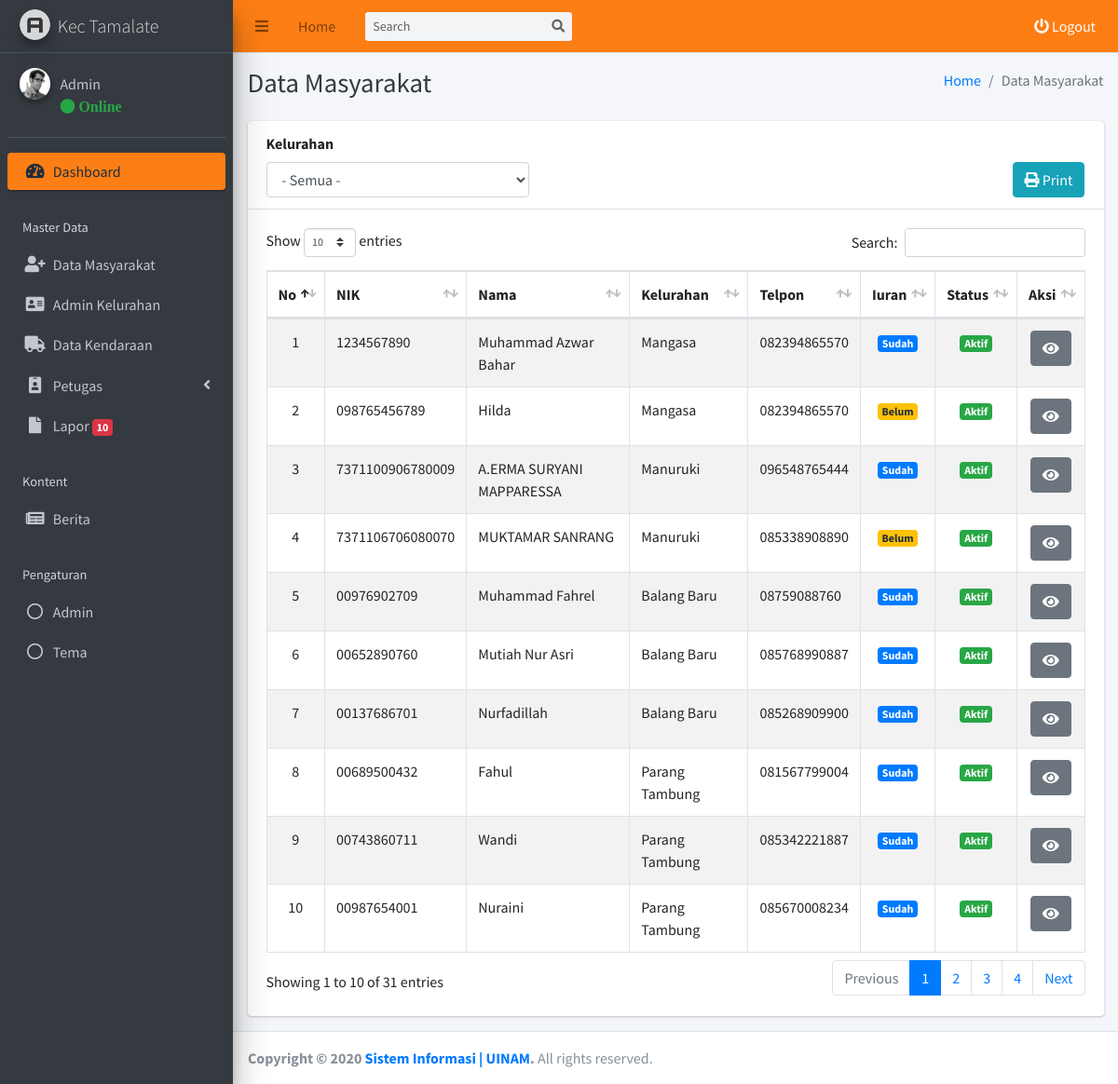
Page /kecamatan/admin/masyarakat/data.php (signed in) on the committed database.
### tables this page shows
CREATE TABLE `tb_akun_kecamatan` (
  `id_akun_kecamatan` int(11) NOT NULL,
  `nama_akun_kecamatan` varchar(255) NOT NULL,
  `username_akun_kecamatan` varchar(255) NOT NULL,
  `password_akun_kecamatan` varchar(255) NOT NULL,
  `foto_akun_kecamatan` varchar(255) NOT NULL,
  `status_akun_kecamatan` varchar(255) NOT NULL
);

CREATE TABLE `tb_masyarakat` (
  `id_masyarakat` int(11) NOT NULL,
  `nik_masyarakat` varchar(255) NOT NULL,
  `nama_masyarakat` varchar(255) NOT NULL,
  `alamat_masyarakat` varchar(255) NOT NULL,
  `area_masyarakat` varchar(255) NOT NULL,
  `telpon_masyarakat` varchar(255) NOT NULL,
  `usia_masyarakat` varchar(255) NOT NULL,
  `kelurahan_masyarakat` varchar(255) NOT NULL,
  `latitude_masyarakat` varchar(255) NOT NULL,
  `longitude_masyarakat` varchar(255) NOT NULL,
  `password_masyarakat` varchar(255) NOT NULL,
  `foto_masyarakat` varchar(255) NOT NULL,
  `status_masyarakat` varchar(255) NOT NULL,
  `pembayaran_masyarakat` varchar(255) NOT NULL,
  `status_marker` varchar(255) NOT NULL
);

### kecamatan/admin/masyarakat/data.php (the view, shortened to what this page needs)
<?php
require_once '../template/header/header.php';
$masyarakat = mysqli_query($conn, "SELECT * FROM tb_masyarakat");
?>
  <div class="content-wrapper">
    <div class="content-header">
      <div class="container-fluid">
        <div class="row mb-2">
          <div class="col-sm-6">
            <h1 class="m-0 text-dark">Data Masyarakat</h1>
          </div>
          <div class="col-sm-6">
            <ol class="breadcrumb float-sm-right">
              <li class="breadcrumb-item"><a href="../">Home</a></li>
              <li class="breadcrumb-item active">Data Masyarakat</li>
            </ol>
          </div>
        </div>
      </div>
    </div>
    <section class="content">
      <div class="container-fluid">
        <div class="row">
          <div class="col-12">
            <div class="card">
              <div class="card-header">
                <label for="inputName">Kelurahan</label>
                <div class="row">
                  <div class="col-4">
                    <select class="form-control select2" style="width: 100%;" name="kelurahan_masyarakat" id="kelurahan_masyarakat">
                      <option selected="selected" value="-">- Semua -</option>
                    </select>
                  </div>
                  <div class="col-8">
                  <a href="invoice-print.html" target="_blank" class="btn btn-info float-right"><i class="fas fa-print"></i> Print</a>
                  </div>
                </div>
              </div>
              <div class="card-body">
                <table id="example1" class="table table-bordered table-striped">
                  <thead>
                  <tr>
                    <th>No</th>
                    <th>NIK</th>
                    <th>Nama</th>
                    <th>Kelurahan</th>
                    <th>Telpon</th>
                    <th>Iuran</th>
                    <th>Status</th>
                    <th>Aksi</th>
                  </tr>
                  </thead>
                  <tbody>
                  <?php $i = 1; foreach($masyarakat as $dta) { ?>
                  <tr>
                    <td style="text-align:center"><?= $i ?></td>
                    <td><?= $dta['nik_masyarakat'] ?></td>
                    <td><?= $dta['nama_masyarakat'] ?></td>
                    <td><?= $dta['kelurahan_masyarakat'] ?></td>
                    <td><?= $dta['telpon_masyarakat'] ?></td>
                    <?php
                      if ($dta['pembayaran_masyarakat'] == "Sudah"){
                        echo "<td style='text-align:center'><span class='badge bg-primary'>Sudah</span></td>";
                      } else if ($dta['pembayaran_masyarakat'] == "Belum"){
                        echo "<td style='text-align:center'><span class='badge bg-warning'>Belum</span></td>";
                      }
                    ?>
                    <?php
                      if ($dta['status_masyarakat'] == "Aktif"){
                        echo "<td style='text-align:center'><span class='badge bg-success'>Aktif</span></td>";
                      } else if ($dta['status_masyarakat'] == "Non Aktif"){
                        echo "<td style='text-align:center'><span class='badge bg-danger'>Non Aktif</span></td>";
                      }
                    ?>
                    <td style="text-align:center">
                        <a href="detail.php?id_masyarakat=<?= $dta['id_masyarakat'] ?>" type="button" class="btn btn-secondary"><i class="fa fa-eye"></i></a>
                    </td>
                  </tr>
                  <?php $i = $i + 1; } ?>
                  </tbody>
                </table>
              </div>
            </div>
          </div>
        </div>
      </div>
    </section>
  </div>
<?php
require '../template/footer/footer.php';
?>

### kecamatan/admin/template/header/header.php (shortened to what this page needs)
<?php
require('../../../koneksi.php');
$get_id_session = $_SESSION['get_id_kecamatan'];
$query_header_akun = mysqli_query($conn, "SELECT * FROM tb_akun_kecamatan WHERE id_akun_kecamatan = '$get_id_session'");
$get_data_akun = mysqli_fetch_assoc($query_header_akun);
$nama_header = $get_data_akun['nama_akun_kecamatan'];
?>
<!DOCTYPE html>
<html>
<head>
  <link rel="stylesheet" href="../../../assets/plugins/fontawesome-free/css/all.min.css">
  <link rel="stylesheet" href="../../../assets/plugins/summernote/summernote-bs4.css">
  <link rel="stylesheet" href="../../../assets/plugins/ekko-lightbox/ekko-lightbox.css">
  <link rel="stylesheet" href="https://code.ionicframework.com/ionicons/2.0.1/css/ionicons.min.css">
  <link rel="stylesheet" href="../../../assets/plugins/tempusdominus-bootstrap-4/css/tempusdominus-bootstrap-4.min.css">
  <link rel="stylesheet" href="../../../assets/plugins/datatables-bs4/css/dataTables.bootstrap4.min.css">
  <link rel="stylesheet" href="../../../assets/plugins/datatables-responsive/css/responsive.bootstrap4.min.css">
  <link href="https://cdn.jsdelivr.net/gh/gitbrent/bootstrap-switch-button@1.1.0/css/bootstrap-switch-button.min.css" rel="stylesheet">
  <link rel="stylesheet" href="../../../assets/dist/css/adminlte.min.css">
  <link rel="stylesheet" href="../../../assets/plugins/overlayScrollbars/css/OverlayScrollbars.min.css">
</head>
<body class="hold-transition sidebar-mini layout-fixed">
<div class="wrapper">
  <nav class="main-header navbar navbar-expand navbar-orange navbar-light">
    <ul class="navbar-nav">
      <li class="nav-item">
        <a class="nav-link" data-widget="pushmenu" href="#" role="button"><i class="fas fa-bars"></i></a>
      </li>
      <li class="nav-item d-none d-sm-inline-block">
        <a href="../index.php" class="nav-link">Home</a>
      </li>
    </ul>
    <form class="form-inline ml-3">
      <div class="input-group input-group-sm">
        <input class="form-control form-control-navbar" type="search" placeholder="Search" aria-label="Search">
        <div class="input-group-append">
          <button class="btn btn-navbar" type="submit">
            <i class="fas fa-search"></i>
          </button>
        </div>
      </div>
    </form>
    <ul class="navbar-nav ml-auto">
      <li class="nav-item">
        <a style="color: white;" class="nav-link" data-toggle="modal" data-target="#modal-default"  href="" role="button">
          <i class="fas fa fa-power-off" style="color: white;"></i> Logout
        </a>
      </li>
    </ul>
  </nav>
  <aside class="main-sidebar sidebar-dark-orange elevation-5">
    <a href="../index.php" class="brand-link">
      <img src="../../../assets/dist/img/AdminLTELogo.png" alt="Logo Kabupaten Soppeng" class="brand-image img-circle elevation-3"
           style="opacity: .8">
      <span class="brand-text font-weight-light">Kec Tamalate</span>
    </a>
    <div class="sidebar">
      <div class="user-panel mt-3 pb-3 mb-3 d-flex">
        <div class="image">
          <img src="../../../assets/dist/img/user2-160x160.jpg" class="img-circle elevation-2" alt="User Image">
        </div>
        <div class="info">
          <a href="#" class="d-block"><?= $nama_header ?></a>
          <a href="#"<i class="fa fa-circle text-success"></i> Online</a>
        </div>
      </div>
      <nav class="mt-2">
        <ul class="nav nav-pills nav-sidebar flex-column" data-widget="treeview" role="menu" data-accordion="false">
          <li class="nav-item has-treeview menu-open">
            <a href="../" class="nav-link active">
              <i class="nav-icon fas fa-tachometer-alt"></i>
              <p>
                Dashboard
              </p>
            </a>
          </li>
          <li class="nav-header">Master Data</li>
          <li class="nav-item">
            <a href="../masyarakat/data.php" class="nav-link">
              <i class="nav-icon fa fa-user-plus"></i>
              <p>
                Data Masyarakat
              </p>
            </a>
          </li>
          <li class="nav-item">
            <a href="../admin-kelurahan/data.php" class="nav-link">
              <i class="nav-icon fa fa-address-card"></i>
              <p>
                Admin Kelurahan
              </p>
            </a>
          </li>
          <li class="nav-item">
            <a href="../kendaraan/data.php" class="nav-link">
              <i class="nav-icon fa fa-truck"></i>
              <p>
                Data Kendaraan
              </p>
            </a>
          </li>
          <li class="nav-item">
            <a href="" class="nav-link">
              <i class="nav-icon fa fa-id-badge"></i>
              <p>
                Petugas
                <i class="fas fa-angle-left right"></i>
              </p>
            </a>
          </li>
          <li class="nav-item">
          <?php
            $laporan = mysqli_query($conn, "SELECT * FROM tb_laporan WHERE staus_laporan = 'New'");
            $row_laporan = mysqli_num_rows($laporan);
            $row_laporan_final = $row_laporan;
          ?>
            <a href="#" class="nav-link">
              <i class="far fa fa-file nav-icon"></i>
              <p>
                Lapor
                <span class="badge badge-danger"><?= $row_laporan_final ?></span>
              </p>
            </a>
          </li>
          <li class="nav-header">Kontent</li>
          <li class="nav-item">
            <a href="../berita/data.php" class="nav-link">
              <i class="far fa fa-newspaper nav-icon"></i>
              <p>
                Berita
              </p>
            </a>
          </li>
          <li class="nav-header">Pengaturan</li>
          <li class="nav-item">
            <a href="../user/data.php" class="nav-link">
              <i class="far fa-circle nav-icon"></i>
              <p>
                Admin
              </p>
            </a>
          </li>
          <li class="nav-item">
            <a class="nav-link" data-widget="control-sidebar" data-slide="true" href="#" role="button">
              <i class="far fa-circle nav-icon"></i>
              <p>
                Tema
              </p>
            </a>
          </li>
          <li class="nav-header"></li>
          <li class="nav-header"></li>
        </ul>
      </nav>
    </div>
  </aside>

### rows in the picture
tb_akun_kecamatan: nama_akun_kecamatan "Admin"
tb_masyarakat: nik_masyarakat "1234567890", nama_masyarakat "Muhammad Azwar Bahar", kelurahan_masyarakat "Mangasa", telpon_masyarakat "082394865570", pembayaran_masyarakat "Sudah", status_masyarakat "Aktif"
tb_masyarakat: nik_masyarakat "098765456789", nama_masyarakat "Hilda", kelurahan_masyarakat "Mangasa", telpon_masyarakat "082394865570", pembayaran_masyarakat "Belum", status_masyarakat "Aktif"
tb_masyarakat: nik_masyarakat "7371100906780009", nama_masyarakat "A.ERMA SURYANI MAPPARESSA", kelurahan_masyarakat "Manuruki", telpon_masyarakat "096548765444", pembayaran_masyarakat "Sudah", status_masyarakat "Aktif"
tb_masyarakat: nik_masyarakat "7371106706080070", nama_masyarakat "MUKTAMAR SANRANG", kelurahan_masyarakat "Manuruki", telpon_masyarakat "085338908890", pembayaran_masyarakat "Belum", status_masyarakat "Aktif"
tb_masyarakat: nik_masyarakat "00976902709", nama_masyarakat "Muhammad Fahrel", kelurahan_masyarakat "Balang Baru", telpon_masyarakat "08759088760", pembayaran_masyarakat "Sudah", status_masyarakat "Aktif"
tb_masyarakat: nik_masyarakat "00652890760", nama_masyarakat "Mutiah Nur Asri", kelurahan_masyarakat "Balang Baru", telpon_masyarakat "085768990887", pembayaran_masyarakat "Sudah", status_masyarakat "Aktif"
tb_masyarakat: nik_masyarakat "00137686701", nama_masyarakat "Nurfadillah", kelurahan_masyarakat "Balang Baru", telpon_masyarakat "085268909900", pembayaran_masyarakat "Sudah", status_masyarakat "Aktif"
tb_masyarakat: nik_masyarakat "00689500432", nama_masyarakat "Fahul", kelurahan_masyarakat "Parang Tambung", telpon_masyarakat "081567799004", pembayaran_masyarakat "Sudah", status_masyarakat "Aktif"
tb_masyarakat: nik_masyarakat "00743860711", nama_masyarakat "Wandi", kelurahan_masyarakat "Parang Tambung", telpon_masyarakat "085342221887", pembayaran_masyarakat "Sudah", status_masyarakat "Aktif"
tb_masyarakat: nik_masyarakat "00987654001", nama_masyarakat "Nuraini", kelurahan_masyarakat "Parang Tambung", telpon_masyarakat "085670008234", pembayaran_masyarakat "Sudah", status_masyarakat "Aktif"

### other values in the picture
$row_laporan_final "10"
